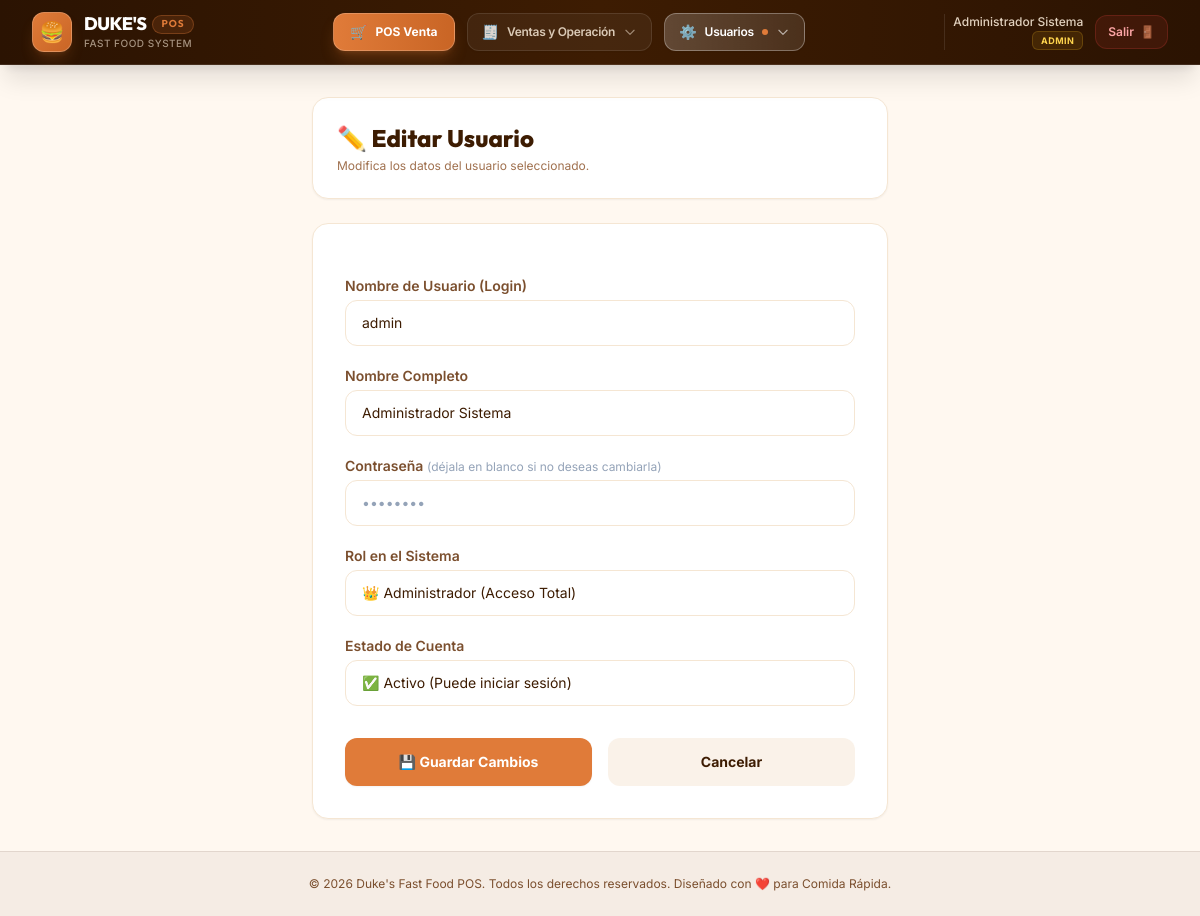
/users/edit?id=1 (signed in), run on the app's committed database.
### tables this page shows
CREATE TABLE IF NOT EXISTS `users` (
  `id` INT AUTO_INCREMENT PRIMARY KEY,
  `username` VARCHAR(50) NOT NULL UNIQUE,
  `password` VARCHAR(255) NOT NULL,
  `role` VARCHAR(20) NOT NULL DEFAULT 'caja',
  `full_name` VARCHAR(100) NULL,
  `active` TINYINT(1) NOT NULL DEFAULT 1,
  `created_at` TIMESTAMP DEFAULT CURRENT_TIMESTAMP
);

### app/controllers/UserController.php (called while the page is built, shortened)
<?php
class UserController {
    public function form() {
        $editUser = null;
        if (isset($_GET['id'])) {
            $editUser = User::find((int)$_GET['id']);
        }
        view('users/form', ['editUser' => $editUser]);
    }
}

### app/models/User.php (called while the page is built, shortened)
<?php
class User {
    public static function find(int $id): ?array {
        $db = Database::getConnection();
        $stmt = $db->prepare("SELECT id, username, full_name, role, active FROM users WHERE id = ?");
        $stmt->execute([$id]);
        $result = $stmt->fetch();
        return $result ?: null;
    }
}

### core/Auth.php (called while the page is built, shortened)
<?php
class Auth {
    public static function initSession() {
        $lifetime = $_ENV['SESSION_LIFETIME'] ?? 1800;
    }
    public static function check() {
        return isset($_SESSION['user_id']);
    }
    public static function user() {
        if (self::check()) {
            return [
                'id'        => $_SESSION['user_id'],
                'username'  => $_SESSION['username'],
                'full_name' => $_SESSION['full_name'] ?? $_SESSION['username'],
                'role'      => $_SESSION['role'] ?? 'caja',
            ];
        }
        return null;
    }
    public static function role(): ?string {
        return $_SESSION['role'] ?? 'caja';
    }
}

### app/views/layout.php (the view, shortened to what this page needs)
<?php
$isLoggedIn = Auth::check();
$currentUser = Auth::user();
$currentUri = parse_url($_SERVER['REQUEST_URI'], PHP_URL_PATH);
$userRole = Auth::role();
?>
<!DOCTYPE html>
<html lang="es">
<head>
    <script src="https://cdn.tailwindcss.com"></script>
</head>
<body class="bg-cream min-h-screen text-slate-800 flex flex-col font-sans">
    <?php if ($isLoggedIn && $name !== 'auth/login'): ?>
    <header class="sticky top-0 z-50 bg-gradient-to-r from-[#2B1302] via-[#3D1C02] to-[#2B1302] border-b border-white/10 text-white shadow-xl backdrop-blur-md bg-opacity-95">
        <div class="max-w-7xl mx-auto px-4 sm:px-6 lg:px-8">
            <div class="flex items-center justify-between h-16 gap-4">
                <a href="<?= BASE_URL ?>/" class="flex items-center gap-3 group shrink-0 py-1.5 focus:outline-none focus-visible:ring-2 focus-visible:ring-accent rounded-xl">
                    <div class="w-10 h-10 rounded-xl bg-gradient-to-br from-accent to-accent-dark flex items-center justify-center text-xl shadow-lg shadow-accent/20 group-hover:scale-105 group-hover:rotate-3 transition-all duration-300 border border-white/20">
                        🍔
                    </div>
                    <div class="flex flex-col">
                        <span class="font-heading font-extrabold text-lg tracking-tight text-white leading-tight flex items-center gap-1.5">
                            DUKE'S
                            <span class="text-[10px] font-bold tracking-widest uppercase text-accent bg-accent/15 px-2 py-0.5 rounded-full border border-accent/30">
                                POS
                            </span>
                        </span>
                        <span class="text-[10px] text-cream-dark/60 font-medium tracking-wider uppercase">Fast Food System</span>
                    </div>
                </a>
                <div class="hidden lg:flex items-center gap-3">
                    <?php if ($userRole === 'admin' || $userRole === 'caja'): ?>
                    <a href="<?= BASE_URL ?>/pos"
                       class="px-4 py-2 rounded-xl text-xs font-bold transition-all duration-200 flex items-center gap-2 shadow-lg shadow-accent/25 active:scale-95 bg-gradient-to-r from-accent to-accent-dark text-white hover:brightness-110 border border-white/20 focus:outline-none focus:ring-2 focus:ring-accent">
                        <span class="text-sm">🛒</span>
                        <span>POS Venta</span>
                    </a>
                    <?php endif; ?>
                    <?php
                    $categories = [];
                    $salesOps = [];
                    if ($userRole === 'admin') {
                        $salesOps[] = ['/'              , '📊', 'Dashboard'         , 'Resumen general de ventas'];
                    }
                    if ($userRole === 'admin' || $userRole === 'caja') {
                        $salesOps[] = ['/sales/create-manual', '📅', 'Pedido Histórico', 'Registro de ventas pasadas'];
                    }
                    if ($userRole === 'admin' || $userRole === 'caja' || $userRole === 'cocinero') {
                        $salesOps[] = ['/orders'        , '📋', 'Pedidos / Cocina'  , 'Gestión de comandas activas'];
                    }
                    if ($userRole === 'admin' || $userRole === 'caja') {
                        $salesOps[] = ['/sales/history' , '📜', 'Historial Ventas'  , 'Consulta de transacciones'];
                    }
                    if (!empty($salesOps)) {
                        $categories[] = ['id' => 'sales', 'title' => 'Ventas y Operación', 'icon' => '🧾', 'items' => $salesOps];
                    }
                    if ($userRole === 'admin') {
                        $adminOps = [
                            ['/products'     , '🍔', 'Gestión Productos', 'Catálogo, precios y menú'],
                            ['/raw-materials', '📦', 'Control Insumos'  , 'Stock e inventario'],
                            ['/users'        , '👤', 'Usuarios'          , 'Permisos y personal'],
                            ['/admin-expenses', '💸', 'Gastos Admin'    , 'Egresos y operaciones'],
                            ['/reports'      , '📈', 'Reportes General' , 'Estadísticas e informes'],
                            ['/settings'     , '⚙️', 'Configuración'     , 'Ajustes del sistema']
                        ];
                        $categories[] = ['id' => 'admin', 'title' => 'Gestión & Ajustes', 'icon' => '⚙️', 'items' => $adminOps];
                    }
                    ?>
                    <?php foreach ($categories as $cat):
                        $hasActive = false;
                        $activeLabel = $cat['title'];
                        foreach ($cat['items'] as [$path, $icon, $label, $desc]) {
                            if (($path === '/' && ($currentUri === BASE_URL . '/' || $currentUri === BASE_URL)) ||
                                ($path !== '/' && strpos($currentUri, BASE_URL . $path) === 0)) {
                                $hasActive = true;
                                $activeLabel = $label;
                                break;
                            }
                        }
                    ?>
                    <div class="relative dropdown-menu-container group">
                        <button type="button"
                                aria-expanded="false"
                                class="px-3.5 py-2 rounded-xl text-xs font-semibold flex items-center gap-2 transition-all duration-200 border shadow-sm focus:outline-none focus:ring-2 focus:ring-accent/50
                                       <?= $hasActive
                                           ? 'bg-gradient-to-r from-white/20 to-white/10 text-white font-bold border-white/30 shadow-inner'
                                           : 'bg-white/5 text-cream-dark/85 hover:bg-white/12 hover:text-white border-white/10 hover:border-white/20' ?>">
                            <span class="text-sm opacity-95"><?= $cat['icon'] ?></span>
                            <span class="tracking-tight"><?= $hasActive ? $activeLabel : $cat['title'] ?></span>
                            <?php if ($hasActive): ?>
                            <span class="w-1.5 h-1.5 rounded-full bg-accent animate-pulse"></span>
                            <?php endif; ?>
                            <svg class="w-3.5 h-3.5 opacity-60 transition-transform duration-200 group-hover:rotate-180" fill="none" stroke="currentColor" viewBox="0 0 24 24">
                                <path stroke-linecap="round" stroke-linejoin="round" stroke-width="2" d="M19 9l-7 7-7-7"></path>
                            </svg>
                        </button>
                    </div>
                    <?php endforeach; ?>
                </div>
                <div class="flex items-center gap-3 shrink-0">
                    <div class="hidden lg:flex items-center gap-3 pl-2 border-l border-white/10">
                        <div class="flex flex-col text-right">
                            <span class="text-xs font-medium text-cream-dark/90 leading-tight">
                                <?= e($currentUser['full_name']) ?>
                            </span>
                            <span class="text-[9px] text-amber-300 font-bold uppercase tracking-wider bg-amber-400/10 px-2 py-0.5 rounded-md border border-amber-400/20 w-max ml-auto mt-0.5">
                                <?= e($userRole) ?>
                            </span>
                        </div>
                        <a href="<?= BASE_URL ?>/logout"
                           title="Cerrar sesión"
                           class="text-xs bg-red-500/10 hover:bg-red-600 text-red-300 hover:text-white border border-red-500/20 hover:border-red-600 px-3 py-2 rounded-xl transition-all duration-200 font-semibold flex items-center gap-1.5 active:scale-95 focus:outline-none focus:ring-2 focus:ring-red-500">
                            <span>Salir</span>
                            <span>🚪</span>
                        </a>
                    </div>
                </div>
            </div>
        </div>
    </header>
    <?php endif; ?>
    <main class="flex-grow max-w-7xl w-full mx-auto p-4 sm:p-6 lg:p-8">
        <?= $content ?>
    </main>
    <footer class="bg-coffee-dark/5 border-t border-coffee-dark/10 py-6 text-center text-xs text-coffee-medium">
        <p>&copy; <?= date('Y') ?> Duke's Fast Food POS. Todos los derechos reservados. Diseñado con ❤️ para Comida Rápida.</p>
    </footer>
</body>
</html>

### app/views/users/form.php (shortened to what this page needs)
<?php
$isEdit = isset($editUser);
?>
<div class="max-w-xl mx-auto space-y-6 animate-slide-up">
    <div class="bg-white p-6 rounded-2xl border border-cream-dark shadow-sm">
        <h1 class="font-heading font-extrabold text-2xl text-coffee-dark">
            <?= $isEdit ? '✏️ Editar Usuario' : '➕ Crear Nuevo Usuario' ?>
        </h1>
        <p class="text-xs text-coffee-light mt-1">
            <?= $isEdit ? 'Modifica los datos del usuario seleccionado.' : 'Registra una nueva cuenta para tu personal.' ?>
        </p>
    </div>
    <div class="bg-white p-8 rounded-2xl border border-cream-dark shadow-sm">
        <form action="<?= BASE_URL ?>/users/save" method="POST" class="space-y-5">
            <div>
                <label for="username" class="block text-sm font-semibold text-coffee-medium mb-1">Nombre de Usuario (Login)</label>
                <input type="text" id="username" name="username" required
                       class="appearance-none rounded-xl relative block w-full px-4 py-3 border border-cream-dark placeholder-slate-400 text-coffee-dark focus:outline-none focus:ring-2 focus:ring-accent focus:border-transparent text-sm"
                       placeholder="Ej: juan.perez"
                       value="<?= e($editUser['username'] ?? '') ?>">
            </div>
            <div>
                <label for="full_name" class="block text-sm font-semibold text-coffee-medium mb-1">Nombre Completo</label>
                <input type="text" id="full_name" name="full_name" required
                       class="appearance-none rounded-xl relative block w-full px-4 py-3 border border-cream-dark placeholder-slate-400 text-coffee-dark focus:outline-none focus:ring-2 focus:ring-accent focus:border-transparent text-sm"
                       placeholder="Ej: Juan Pérez Morales"
                       value="<?= e($editUser['full_name'] ?? '') ?>">
            </div>
            <div>
                <label for="password" class="block text-sm font-semibold text-coffee-medium mb-1">
                    Contraseña <?= $isEdit ? '<span class="text-xs font-normal text-slate-400">(déjala en blanco si no deseas cambiarla)</span>' : '' ?>
                </label>
                <input type="password" id="password" name="password" <?= $isEdit ? '' : 'required' ?>
                       class="appearance-none rounded-xl relative block w-full px-4 py-3 border border-cream-dark placeholder-slate-400 text-coffee-dark focus:outline-none focus:ring-2 focus:ring-accent focus:border-transparent text-sm"
                       placeholder="••••••••">
            </div>
            <div>
                <label for="role" class="block text-sm font-semibold text-coffee-medium mb-1">Rol en el Sistema</label>
                <select id="role" name="role" required
                        class="appearance-none rounded-xl relative block w-full px-4 py-3 border border-cream-dark text-coffee-dark bg-white focus:outline-none focus:ring-2 focus:ring-accent focus:border-transparent text-sm">
                    <option value="admin" <?= (isset($editUser) && $editUser['role'] === 'admin') ? 'selected' : '' ?>>👑 Administrador (Acceso Total)</option>
                </select>
            </div>
            <?php if ($isEdit): ?>
                <div>
                    <label for="active" class="block text-sm font-semibold text-coffee-medium mb-1">Estado de Cuenta</label>
                    <select id="active" name="active" required
                            class="appearance-none rounded-xl relative block w-full px-4 py-3 border border-cream-dark text-coffee-dark bg-white focus:outline-none focus:ring-2 focus:ring-accent focus:border-transparent text-sm">
                        <option value="1" <?= (int)$editUser['active'] === 1 ? 'selected' : '' ?>>✅ Activo (Puede iniciar sesión)</option>
                    </select>
                </div>
            <?php endif; ?>
            <div class="flex gap-4 pt-3">
                <button type="submit"
                        class="flex-1 bg-accent hover:bg-accent-dark text-white font-bold py-3.5 px-4 rounded-xl text-sm transition shadow-sm active:scale-95 text-center">
                    💾 Guardar Cambios
                </button>
                <a href="<?= BASE_URL ?>/users"
                   class="flex-1 bg-cream-dark/50 hover:bg-cream-dark text-coffee-dark font-bold py-3.5 px-4 rounded-xl text-sm transition text-center active:scale-95">
                    Cancelar
                </a>
            </div>
        </form>
    </div>
</div>

### app/views/layout.php (style rules this page uses)
html { overflow-x: clip !important; }
body { max-width: 100vw; overflow-x: clip !important; }
*, *::before, *::after { max-width: 100%; box-sizing: border-box; }
.animate-slide-up { animation: slideUp 0.38s cubic-bezier(0.16,1,0.3,1) both; }

### data on the page
users: full_name "Administrador Sistema", username "admin", role "👑 Administrador (Acceso Total)", active "✅ Activo (Puede iniciar sesión)"

### other printed values
$cat['icon'] "🧾"
$cat['title'] "Ventas y Operación"
$cat['icon'] "⚙️"
$activeLabel "Usuarios"
$userRole "ADMIN"
